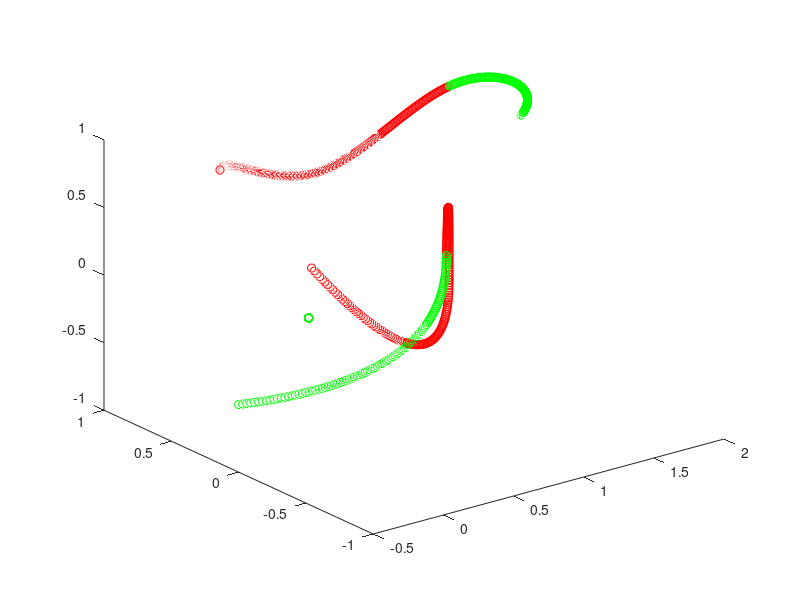

Reproduce this figure in MATLAB.
clear all;
close all;
% THE 6 CONTROL POINTS FOR 3 SEGMENTS
p1 = [0 0 0];
p2 = [0 1 1];
p3 = [1 1 0];
p4 = [2 1 1];
p5 = [2 0 1];
p6 = [1 1 0];

% MATRIX M FOR EQUATION OF SEGMENTS
M = [-1 3 -3 1;3 -6 3 0;-3 0 3 0;1 4 1 0];

% k IS USED TO ITERATE THE PARAMETERIZED CURVE
% px,py AND pz ARE THE x,y AND z COORDINATES OF THE PARAMETERIZED CURVE
k=1;
% SEGMENT 1
for i = 0:0.01:1

  t=[i^3 i^2 i 1];

  p1x = (1/6)*t*M*[p1(1); p2(1); p3(1); p4(1)];	%	x coordinate for segment 1
  p1y = (1/6)*t*M*[p1(2); p2(2); p3(2); p4(2)];	%	y coordinate for segment 1
  p1z = (1/6)*t*M*[p1(3); p2(3); p3(3); p4(3)];	%	z coordinate for segment 1

  px(k)=p1x;
  py(k)=p1y;
  pz(k)=p1z;

  k=k+1;
  %plot3(p1x,p1y,p1z,"bo");
  %hold on;
end

% SEGMENT 2
for i = 0:0.01:1
  t=[i^3 i^2 i 1];
  p2x = (1/6)*t*M*[p2(1); p3(1); p4(1); p5(1)];	%	x coordinate for segment 2
  p2y = (1/6)*t*M*[p2(2); p3(2); p4(2); p5(2)];	%	y coordinate for segment 2
  p2z = (1/6)*t*M*[p2(3); p3(3); p4(3); p5(3)];	%	z coordinate for segment 2

  px(k)=p2x;
  py(k)=p2y;
  pz(k)=p2z;

  k=k+1;
  %plot3(p2x,p2y,p2z,"ro");
  %hold on;
end

% SEGMENT 3
for i = 0:0.01:1
  t=[i^3 i^2 i 1];
  p3x = (1/6)*t*M*[p3(1); p4(1); p5(1); p6(1)];	%	x coordinate for segment 3
  p3y = (1/6)*t*M*[p3(2); p4(2); p5(2); p6(2)];	%	y coordinate for segment 3
  p3z = (1/6)*t*M*[p3(3); p4(3); p5(3); p6(3)];	%	z coordinate for segment 3
  px(k)=p3x;
  py(k)=p3y;
  pz(k)=p3z;
  k=k+1;
  %plot3(p3x,p3y,p3z,"go");
  %hold on;
end

%plot3(px,py,pz,"ro");

i=1;
l=0;		% INITIALIZE LENGTH TO ZERO
while(i < 303)	% TOTAL 303 POINTS
  a=sqrt( (px(i)-px(i+1))^2 + (pz(i)-pz(i+1))^2 + (py(i)-py(i+1))^2 ); %	DISTANCE BETWEEN 2 POINTS
  l=l+a;	% ADD TO LENGTH
  i++;
endwhile
l
% PART (b) OF QUESTION 1
k=1;
for i = 0:0.01:1

  t=[3*(i^2) 2*i 1 0];	% TO FIND THE DIFFERENTIAL OF THE CURVE, WE DIFFERENTIATE THE MATRIX T

  p1x = (1/6)*t*M*[p1(1); p2(1); p3(1); p4(1)];	%	x coordinate for segment 1
  p1y = (1/6)*t*M*[p1(2); p2(2); p3(2); p4(2)];	%	y coordinate for segment 1
  p1z = (1/6)*t*M*[p1(3); p2(3); p3(3); p4(3)];	%	z coordinate for segment 1

  pdx(k)=p1x;
  pdy(k)=p1y;
  pdz(k)=p1z;

  k=k+1;
  %plot3(p1x,p1y,p1z,"bo");
  %hold on;
end

% SEGMENT 2
for i = 0:0.01:1
  t=[3*(i^2) 2*i 1 0];
  p2x = (1/6)*t*M*[p2(1); p3(1); p4(1); p5(1)];	%	x coordinate for segment 2
  p2y = (1/6)*t*M*[p2(2); p3(2); p4(2); p5(2)];	%	y coordinate for segment 2
  p2z = (1/6)*t*M*[p2(3); p3(3); p4(3); p5(3)];	%	z coordinate for segment 2

  pdx(k)=p2x;
  pdy(k)=p2y;
  pdz(k)=p2z;

  k=k+1;
  %plot3(p2x,p2y,p2z,"ro");
  %hold on;
end

% SEGMENT 3
for i = 0:0.01:1
  t=[3*(i^2) 2*i 1 0];
  p3x = (1/6)*t*M*[p3(1); p4(1); p5(1); p6(1)];	%	x coordinate for segment 3
  p3y = (1/6)*t*M*[p3(2); p4(2); p5(2); p6(2)];	%	y coordinate for segment 3
  p3z = (1/6)*t*M*[p3(3); p4(3); p5(3); p6(3)];	%	z coordinate for segment 3
  pdx(k)=p3x;
  pdy(k)=p3y;
  pdz(k)=p3z;
  k=k+1;
  %plot3(p3x,p3y,p3z,"go");
  %hold on;
end
% NOW pdx,pdy and pdz HOLD THE x,y AND z COORDINATE OF THE DIFFERENTIAL OF THE PARAMETERIZED CURVE
%plot3(px,py,pz,"ro");
%hold on;
%plot3(pdx,pdy,pdz,"go");

L=0;		% INITIALIZE ARC-LENGTH TO ZERO
i=1;
while(i < 303)	% TOTAL 303 ITEMS
  a=sqrt( (pdx(i)-pdx(i+1))^2 + (pdz(i)-pdz(i+1))^2 + (pdy(i)-pdy(i+1))^2 ); %	DISTANCE BETWEEN 2 POINTS
  L=L+a;	% ADD TO LENGTH
  i++;
endwhile
% L GIVES THE ARC-LENGTH
PD = sqrt(pdx.^2 + pdy.^2 +pdz.^2);
%tmin=input('Enter tmin');
%tmax=input('Enter tmax');
tmin=0;tmax=0.8;		% tmin AND tmax ARE PROVIDED BY THE USER
SIGMA= @(t) 9*t*t + 3*t;	% FUNCTION FOR SPEED SIGMA IS PROVIDED BY THE USER
len = quad(SIGMA,tmin,tmax);	% len GIVES THE LENGTH COVERED IN TIME t
len_match=0;
i=1;
while(len_match <= len)			% TILL len IS NOT REACHED
  a=sqrt( (pdx(i)-pdx(i+1))^2 + (pdz(i)-pdz(i+1))^2 + (pdy(i)-pdy(i+1))^2 );
  len_match=len_match+a;		% ADD TO LENGTH
  i++;
endwhile
printf("The value of u for the particular len is:");
i
% PLOT THE CURVE IN TWO PARTS, TILL u IS REACHED IN RED AND AFTER u IS REACHED IN GREEN
% THE PARTICULAR u IS GIVEN BY i
for k=1:i
px1(k) =px(k);
py1(k) =py(k);
pz1(k) =pz(k); 
%  plot3(px(k),py(k),pz(k),"ro");
%  hold on;
endfor
plot3(px1,py1,pz1,"ro");
hold on;
for k=i+1:303
px2(k) =px(k);
py2(k) =py(k);
pz2(k) =pz(k); 
%  plot3(px(k),py(k),pz(k),"go");
%  hold on;
endfor
plot3(px2,py2,pz2,"go");
% PLOT THE DIFFERENTIAL CURVE AS WELL
for k=1:i
px1(k) =pdx(k);
py1(k) =pdy(k);
pz1(k) =pdz(k); 
%  plot3(px(k),py(k),pz(k),"ro");
%  hold on;
endfor
plot3(px1,py1,pz1,"ro");
hold on;
for k=i+1:303
px2(k) =pdx(k);
py2(k) =pdy(k);
pz2(k) =pdz(k); 
%  plot3(px(k),py(k),pz(k),"go");
%  hold on;
endfor
plot3(px2,py2,pz2,"go");
%
hold off;
print -djpg example1.jpg
